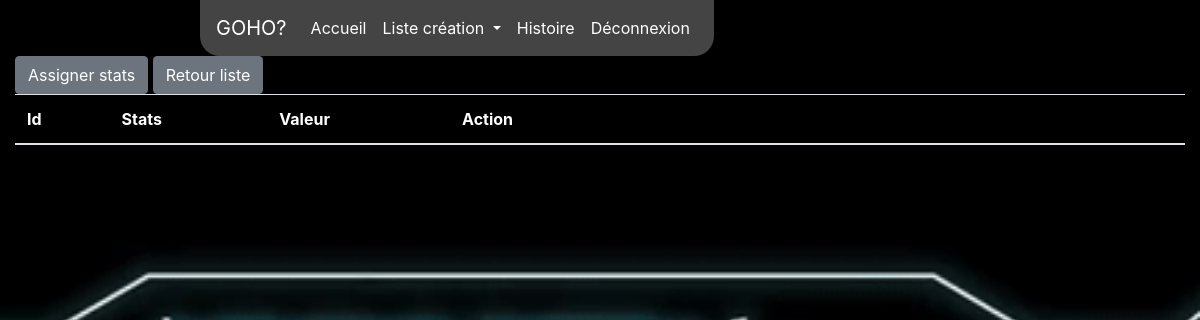
Before: /?page=liste-monstreStats&id=2&nom=Orc (signed in) with the older database file.
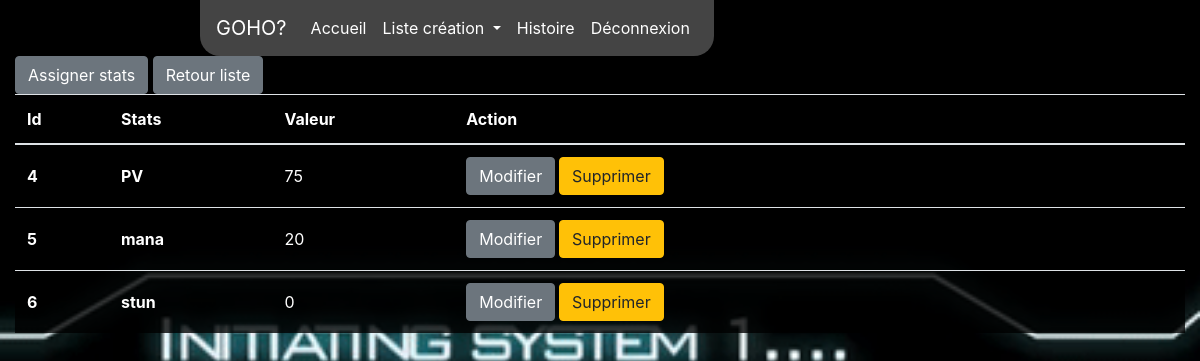
After: the same page with the newer database file.
### tables this page shows
CREATE TABLE `StatsMonstre` (
  `id` int(11) NOT NULL,
  `id_monstre` int(11) NOT NULL,
  `id_stats` int(11) NOT NULL,
  `valeur` int(11) NOT NULL
);

CREATE TABLE `Stats` (
  `id` int(11) NOT NULL,
  `Nom` varchar(250) NOT NULL
);

### app/modeleMonstre.php (called while the page is built, shortened)
<?php
function statsMonstre(){
  $connect = con();
  $sql = "SELECT
    StatsMonstre.id AS 'idStatsMonstre',
    StatsMonstre.valeur AS 'valeurStatsMonstre',
    Monstre.*,
    Stats.nom AS 'nomStats'
  FROM `StatsMonstre`
  LEFT JOIN Monstre ON StatsMonstre.id_monstre = Monstre.id
  LEFT JOIN Stats ON StatsMonstre.id_stats = Stats.id
  WHERE Monstre.id = $_GET[id]";
  $result = $connect->query($sql);
  $tableMonstre = $result->fetch_all(MYSQLI_ASSOC);
  return $tableMonstre;
}
?>

### utilisateur/admin/statsMonstre/listeMonstreStats.php (the view, shortened to what this page needs)
<div class="col align-self-center">
  <a href="/?page=creer-statsMonstre&id=<?= $_GET['id'] ?>&nom=<?= $_GET['nom'] ?>" class="btn btn-secondary">Assigner stats</a>
  <a href="/?page=liste-monstre" class="btn btn-secondary">Retour liste</a>
  <table class="table table-striped listTableBackground">
    <thead>
      <tr>
        <th>Id</th>
        <th>Stats</th>
        <th>Valeur</th>
        <th class="tableActionMonstre">Action</th>
      </tr>
    </thead>
    <tbody>
      <?php foreach(statsMonstre() as $key => $value){ ?>
        <tr>
          <th><?= $value['idStatsMonstre'] ?></th>
          <th><?= $value['nomStats'] ?></th>
          <td><?= $value['valeurStatsMonstre'] ?></td>
          <th>
            <a href="/?page=modify-statsMonstre&id=<?= $_GET['id'] ?>&nom=<?= $_GET['nom'] ?>&idRow=<?= $value['idStatsMonstre'] ?>" class="btn btn-secondary">Modifier</a>
            <form class="d-inline" action="" method="post">
              <button class="btn btn-warning" type="submit" name="del">Supprimer</button>
            </form>
          </th>
        <?php } ?>
      </tr>
    </tbody>
  </table>
</div>

Changed rows visible on the page:
added statsmonstre: id "4", id_stats.Nom "PV", valeur "75"
added statsmonstre: id "5", id_stats.Nom "mana", valeur "20"
added statsmonstre: id "6", id_stats.Nom "stun", valeur "0"
